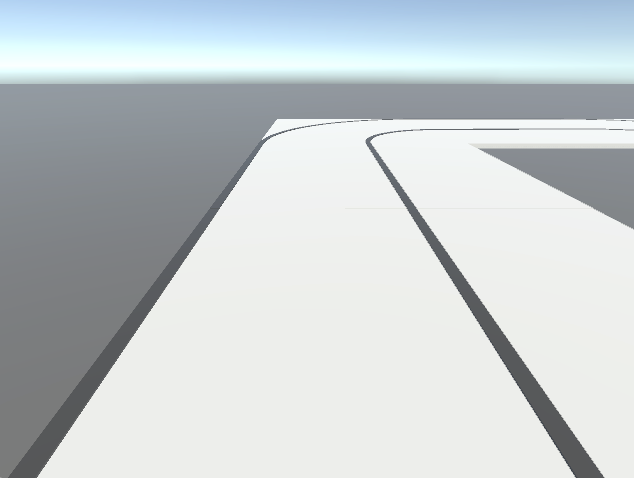
#> input picture ROI_Test/asset/edge_pt_img.png, 634 x 478 px, found by its file name
$ python 3_edge_angle_img_v3.py
#> lines starting #> are read from the running program, lines starting #| are printed output that depends on the picture; after the words box and inside, x2 and y2 are one past the last pixel; in counts of white or black regions, pixels touching at a corner belong together
import cv2
import numpy as np
import math

img = cv2.imread('./asset/edge_pt_img.png')
#> img is the input picture: shape (478, 634, 3); mean B, G, R 207.4, 204.8, 198.1
img_copy = img.copy()
img_resize = cv2.resize(img, (640, 480)) # (480,640,3)
gray = cv2.cvtColor(img_resize, cv2.COLOR_BGR2GRAY)
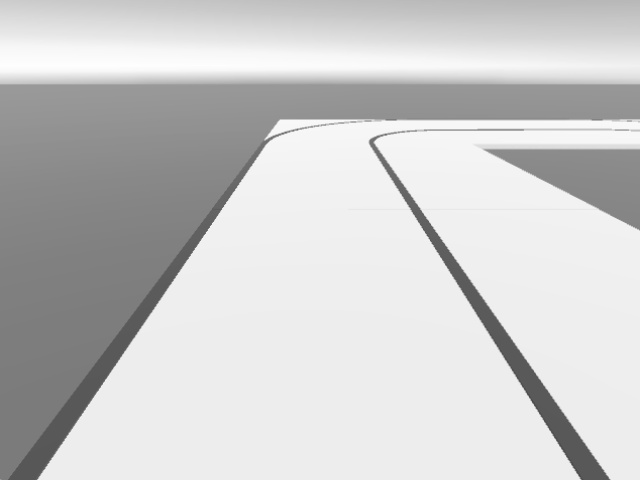
#> gray: shape (480, 640); min 69, max 254, mean 203
canny = cv2.Canny(gray,30,70)
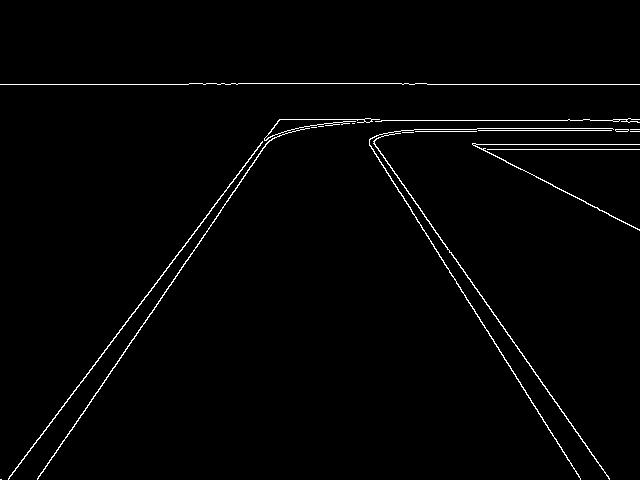
#> canny: shape (480, 640); 1.5% white in thin lines or dots, all inside (x1, y1, x2, y2) = (0, 83, 640, 480)

mask = np.zeros_like(canny) # (480,640)

# 자동차 위치 = (int(width/2), height)
height, width = mask.shape # height = 480 / width = 640
#> height = 480; width = 640
x = int(width/2)
#> x = 320
y = height
#> y = 480
#print('기준 좌표:', x,y)

# mask 0, 45, 90, 135, 180
mask_0 = cv2.line(mask.copy(), (x, y-1), (2*x, y-1), (255), 3)        # 0도
mask_45 = cv2.line(mask.copy(), (x, y), (width, height//2), (255), 1) # 45도
mask_90 = cv2.line(mask.copy(), (x, y), (x, 0), (255), 3)             # 90도
mask_135 = cv2.line(mask.copy(), (x, y), (0, height//2), (255), 3)    # 135도
mask_180 = cv2.line(mask.copy(), (x, y-1), (0, y-1), (255), 3)        # 180도

for index, mask_n in enumerate([mask_0, mask_45, mask_90, mask_135, mask_180]):
    mask_img = cv2.bitwise_and(canny, mask_n)
    globals()[f'line_xy_{index}'] = []
    globals()[f'line_dis_{index}'] = []
    for i in range(0, mask_img.shape[0]):
        for j in range(0, mask_img.shape[1]):
            this_img = mask_img[i][j]
            if this_img == 255: #and (j<317 or j>323):
                globals()[f'line_xy_{index}'].append((j,i))
                globals()[f'line_dis_{index}'].append(math.sqrt(math.pow(j - x, 2) + math.pow(i - y, 2)))
                #cv2.circle(mask, (x,y), 3, (255), -1) # 그려서 확인하기 (작동에서는 뺌)
    #print("xy:",globals()[f'line_xy_{index}'])
    #print("dis:",globals()[f'line_dis_{index}'])
    min_index = globals()[f'line_dis_{index}'].index(min(globals()[f'line_dis_{index}']))
    #print("min_index:",min_index)
    if len(globals()[f'line_dis_{index}'])>=1:
        cv2.line(img_resize, (x, y), (globals()[f'line_xy_{index}'][min_index][0], globals()[f'line_xy_{index}'][min_index][1]), (0, 255, 0), 5)
    elif len(globals()[f'line_dis_{index}']) == 0:
        if index == 0:
            cv2.line(img_resize, (x, y), (2 * x, y), (255, 255, 0), 3)
        elif index == 1:
            cv2.line(img_resize, (x, y), (x, y//2), (255, 255, 0), 3)
        elif index == 2:
            cv2.line(img_resize, (x, y), (x, 0), (255, 255, 0), 3)
        elif index == 3:
            cv2.line(img_resize, (x, y), (0, y // 2), (255, 255, 0), 3)
        elif index == 4:
            cv2.line(img_resize, (x, y), (0, y), (255, 255, 0), 3)
#> this loop made 5 passes
#> pass 1, `mask_img = cv2.bitwise_and(canny, mask_n)`:
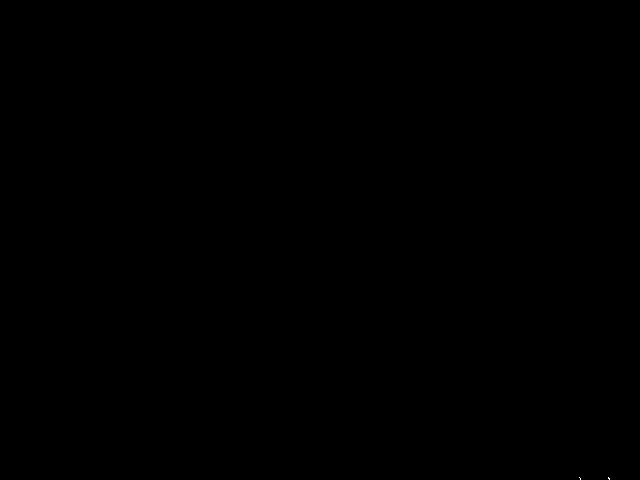
#> mask_img: shape (480, 640); 0% white in thin lines or dots, all inside (x1, y1, x2, y2) = (579, 477, 610, 480)
#> after the loop:
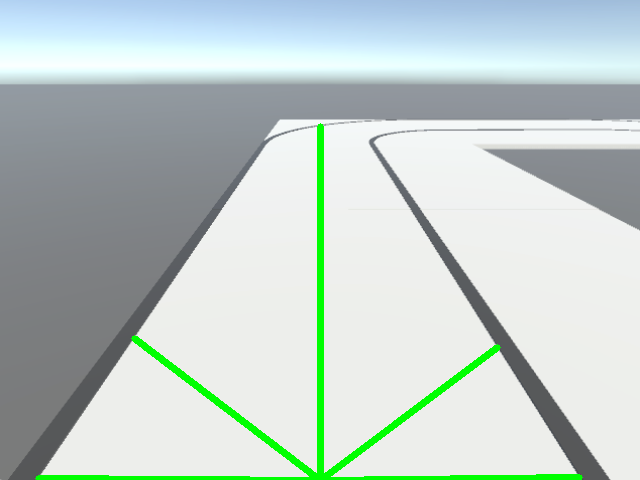
#> img_resize: shape (480, 640, 3); mean B, G, R 201.3, 205.3, 192.1

cv2.imshow('a', img_resize)

key = cv2.waitKey(1) & 0xFF
#> (key q is pressed here)
if key == ord("q"):
    message = "exit"

cv2.waitKey(0)
cv2.destroyAllWindows()
